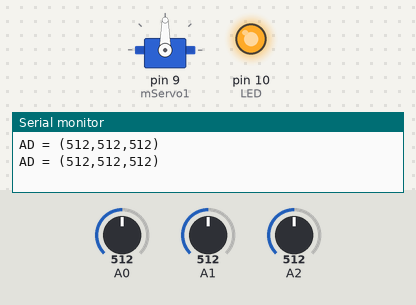
Recording of a sketch running on a simulated Arduino Uno, built with avr-gcc and run on an emulated ATmega328P. Parts: servo, output pins drawn as LEDs (lit = HIGH), the last lines printed to the serial monitor. The inputs (shaded band) are chosen by the test bench; at power-on: A0 = 512, A1 = 512, A2 = 512.

Above: at 1.8 s.
1.9 s: A0 set to 716
At 2.5 s:
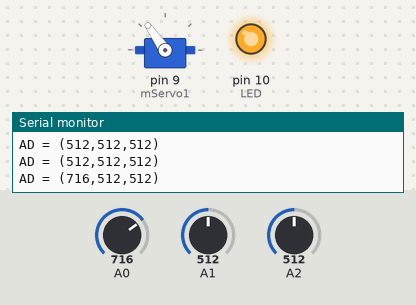
3.5 s: A0 set to 900
At 5.2 s:
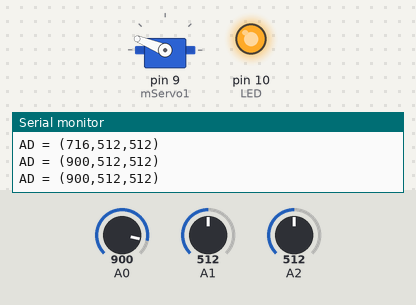
5.5 s: A0 set to 1023
At 7.0 s:
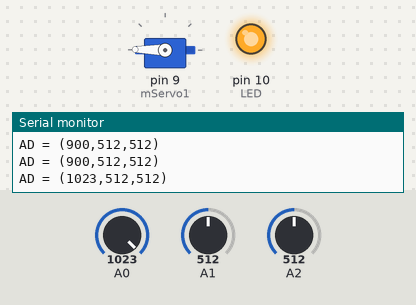
7.5 s: A0 set to 306
At 8.6 s:
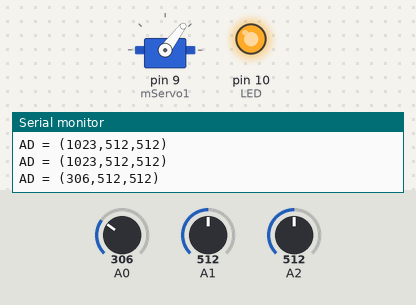
9.5 s: A0 set to 122
At 11.2 s:
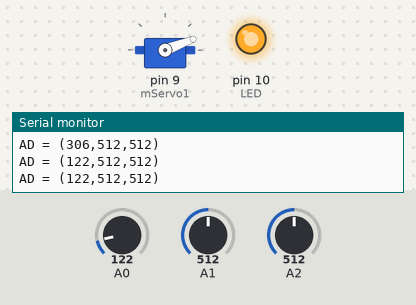
11.5 s: A0 set to 0
At 13.0 s:
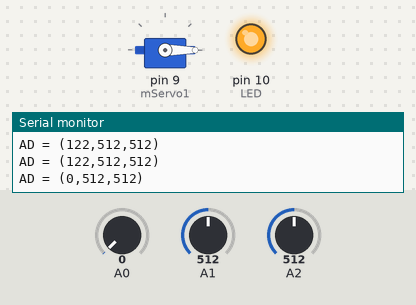
Timing chart, 0 to 14.5 s (numbered marks = the images above; inputs shaded):
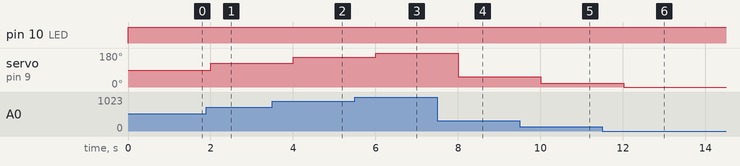

Measured:
- after the input at 1.9 s, servo on pin 9 (mServo1): 90° → 125° after 0.10 s
- after the input at 3.5 s, servo on pin 9 (mServo1): 125° → 158° after 0.51 s
- after the input at 5.5 s, servo on pin 9 (mServo1): 158° → 179° after 0.51 s
- after the input at 7.5 s, servo on pin 9 (mServo1): 179° → 53° after 0.51 s
- after the input at 9.5 s, servo on pin 9 (mServo1): 53° → 21° after 0.51 s
- after the input at 11.5 s, servo on pin 9 (mServo1): 21° → 0° after 0.52 s

The sketch:

list02.ino
```cpp
#include <Servo.h>
#define SW 5    /* タクトスイッチのポート番号 */
#define LED 10

Servo mServo1;
Servo mServo2;
Servo mServo3;

long ad0,ad1,ad2;
int theta1,theta2,theta3;

void setup()
{
    /* サーボモータのI/Oポートを入力する */
    mServo1.attach(3);  /* 第1関節サーボモーター */
    mServo1.attach(6);  /* 第2関節サーボモーター */
    mServo1.attach(9);  /* 第3関節サーボモーター */
    pinMode(SW,INPUT);
    pinMode(LED,OUTPUT);
    Serial.begin(9600);
}

void loop(){
    int flag = 0;

    digitalWrite(LED,OUTPUT);
    while(1){
        /* ボリュームのポート番号を設定する */
        ad0 = analogRead(0);    /* ボリュームセンサ1 */
        ad1 = analogRead(1);    /* ボリュームセンサ2 */
        ad2 = analogRead(2);    /* ボリュームセンサ3 */

        theta1 = ( ad0 * 180 / 1024);
        theta2 = ( ad1 * 180 / 1024);
        theta3 = ( ad2 * 180 / 1024);

        mServo1.write(theta1);
        mServo2.write(theta2);
        mServo3.write(theta3);

        Serial.print("AD = (");
        Serial.print(ad0);
        Serial.print(",");
        Serial.print(ad1);
        Serial.print(",");
        Serial.print(ad2);
        Serial.println(")");
        delay(1000);
    }
/*
        if( flag == 0 && digitalRead(SW) == LOW ){
            flag = 1;
            Serial.print("Moter = (");
            Serial.print(theta1);
            Serial.print(",");
            Serial.print(theta2);
            Serial.print(",");
            Serial.print(theta3);
            Serial.println(")");
        }else if( flag == 1 && digitalRead(SW) == HIGH ){
            flag = 0;
        }
    }
*/
    while(1){
        /* 無限ループ：処理終了 */
        digitalWrite(LED,LOW);
    }

}
```
